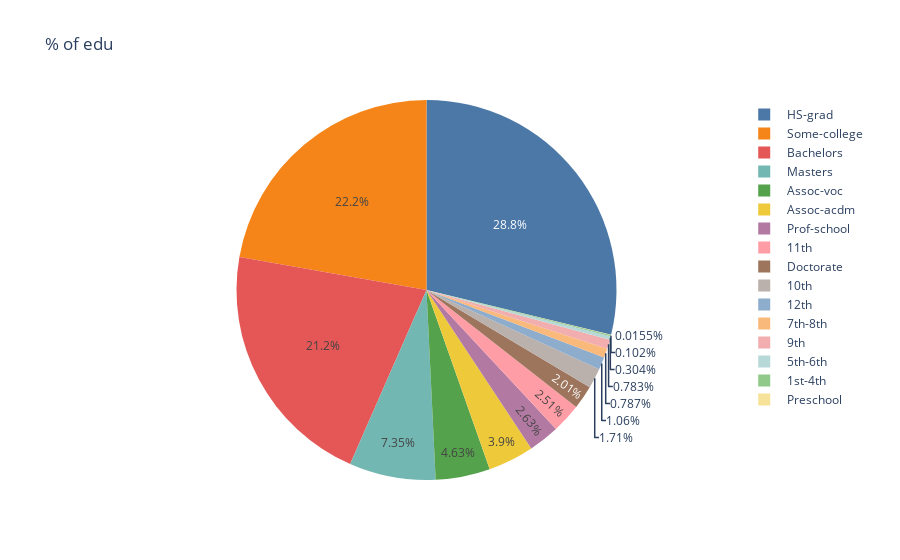

Notebook code cell kept with this figure:
### Markdown cell above
# Plotly

### Code cell
px.pie(df, values='Education_num', names='Education', title='% of edu',color_discrete_sequence=px.colors.qualitative.T10)

### Figure 1 — Plotly figure (JSON) as saved in the notebook; plotly's stock layout.template omitted (floating-point values rounded to 4 significant figures; data arrays with more than 128 entries replaced by an {"elided": "..."} marker saying what was removed)
{"data": [{"domain": {"x": [0, 1], "y": [0, 1]}, "hovertemplate": "Education=%{label}<br>Education_num=%{value}<extra></extra>", "labels": {"elided": "32560 str values"}, "legendgroup": "", "name": "", "showlegend": true, "type": "pie", "values": {"elided": "32560 int values"}}], "layout": {"legend": {"tracegroupgap": 0}, "piecolorway": ["#4C78A8", "#F58518", "#E45756", "#72B7B2", "#54A24B", "#EECA3B", "#B279A2", "#FF9DA6", "#9D755D", "#BAB0AC"], "title": {"text": "% of edu"}}}
